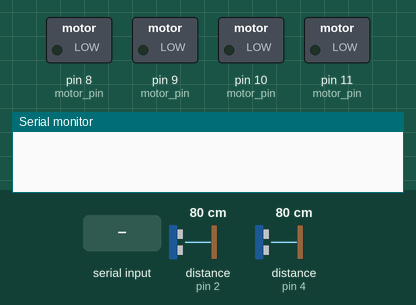
Recording of a sketch running on a simulated Arduino Uno, built with avr-gcc and run on an emulated ATmega328P. Shown: switched loads named in the sketch (green lamp = pin HIGH), the last lines printed to the serial monitor. Inputs (shaded band) come from the test bench; at power-on: distance to the obstacle (sensors on pin 2, pin 4) 80 cm. The echo pulse lasts 58.3 µs per cm; pins used as bus, display or sensor lines are not drawn.

Above: at 1.2 s.
1.3 s: "F" received over Serial
At 2.5 s:
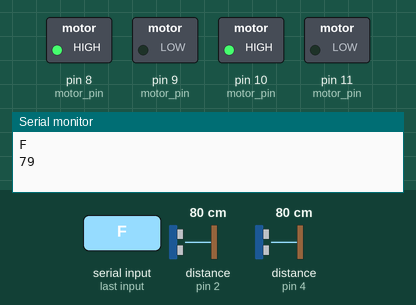
2.8 s: "B" received over Serial
At 4.1 s:
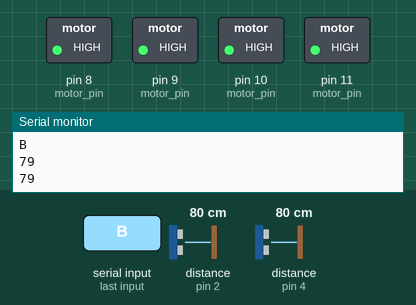
Timing chart, 0 to 5.8 s (numbered marks = the images above; inputs shaded):
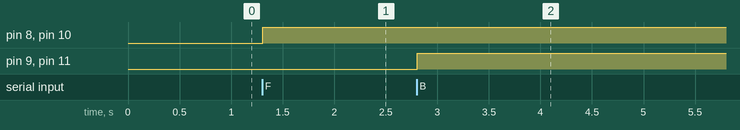

The sketch:

RC_CAR.ino
```cpp
void setup()
{
  pinMode(2, INPUT); // UltraSonic Sensor Pin
  pinMode(3, OUTPUT); // UltraSonic Sensor Pin
  pinMode(4, INPUT); // UltraSonic Sensor Pin
  pinMode(5, OUTPUT); // UltraSonic Sensor Pin

  pinMode(8, OUTPUT); //motor pin
  pinMode(9, OUTPUT); //motor pin
  pinMode(10, OUTPUT); //motor pin
  pinMode(11, OUTPUT); //motor pin

  Serial.begin(9600);
  stop();
}

void stop() // Function to stop all the motors
{
  digitalWrite(8, LOW);
  digitalWrite(9, LOW);
  digitalWrite(10, LOW);
  digitalWrite(11, LOW);
}

void backCheck()
{
  digitalWrite(3, LOW);
  delayMicroseconds(2);

  digitalWrite(3, HIGH);
  delayMicroseconds(10);
  digitalWrite(3, LOW);

  int t1 = pulseIn(2, HIGH);
  int d1 = 0.034 * t1 / 2;
  Serial.println(d1);

  if (d1 < 15)
  {
    stop();
    delay(3000);
  }
}

void check()
{
  digitalWrite(5, LOW);
  delayMicroseconds(2);

  digitalWrite(5, HIGH);
  delayMicroseconds(10);
  digitalWrite(5, LOW);

  int t2 = pulseIn(4, HIGH);
  int d2 = 0.034 * t2 / 2;
  Serial.println(d2);

  if (d2 < 15)
  {
    stop();
    delay(3000);
  }
}

void loop()
{
  while (Serial.available())
  {
    char read = Serial.read();
    Serial.println(read);
    check();

    switch (read)
    {
      case 'F' :
      {
        digitalWrite(10, HIGH);
        digitalWrite(8, HIGH);
      }
      break;

      case 'B':
      {
        digitalWrite(11, HIGH);
        digitalWrite(9, HIGH);
        backCheck();
      }
      break;

      case 'L': digitalWrite(10, HIGH);
      break;

      case 'R': digitalWrite(8, HIGH);
      break;

      case 'S' : stop();
      break;
    }
  }
}
```

Measured:
- after the input at 1.3 s, pin 8 (motor_pin), pin 10 (motor_pin): LOW → HIGH at once
- after the input at 2.8 s, pin 9 (motor_pin), pin 11 (motor_pin): LOW → HIGH at once
